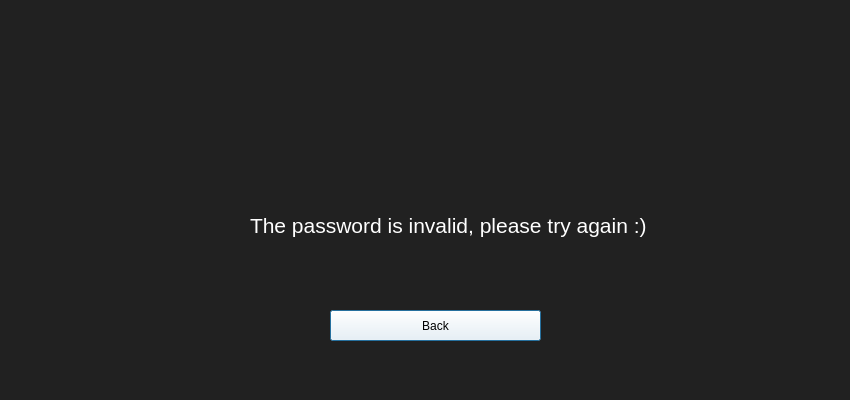
<?xml version="1.0" encoding="UTF-8"?>
<ui version="4.0">
 <class>Dialog</class>
 <widget class="QDialog" name="Dialog">
  <property name="geometry">
   <rect>
    <x>0</x>
    <y>0</y>
    <width>850</width>
    <height>400</height>
   </rect>
  </property>
  <property name="palette">
   <palette>
    <active>
     <colorrole role="Button">
      <brush brushstyle="SolidPattern">
       <color alpha="255">
        <red>33</red>
        <green>33</green>
        <blue>33</blue>
       </color>
      </brush>
     </colorrole>
     <colorrole role="Text">
      <brush brushstyle="SolidPattern">
       <color alpha="255">
        <red>255</red>
        <green>255</green>
        <blue>255</blue>
       </color>
      </brush>
     </colorrole>
     <colorrole role="Base">
      <brush brushstyle="SolidPattern">
       <color alpha="255">
        <red>33</red>
        <green>33</green>
        <blue>33</blue>
       </color>
      </brush>
     </colorrole>
     <colorrole role="Window">
      <brush brushstyle="SolidPattern">
       <color alpha="255">
        <red>33</red>
        <green>33</green>
        <blue>33</blue>
       </color>
      </brush>
     </colorrole>
    </active>
    <inactive>
     <colorrole role="Button">
      <brush brushstyle="SolidPattern">
       <color alpha="255">
        <red>33</red>
        <green>33</green>
        <blue>33</blue>
       </color>
      </brush>
     </colorrole>
     <colorrole role="Text">
      <brush brushstyle="SolidPattern">
       <color alpha="255">
        <red>255</red>
        <green>255</green>
        <blue>255</blue>
       </color>
      </brush>
     </colorrole>
     <colorrole role="Base">
      <brush brushstyle="SolidPattern">
       <color alpha="255">
        <red>33</red>
        <green>33</green>
        <blue>33</blue>
       </color>
      </brush>
     </colorrole>
     <colorrole role="Window">
      <brush brushstyle="SolidPattern">
       <color alpha="255">
        <red>33</red>
        <green>33</green>
        <blue>33</blue>
       </color>
      </brush>
     </colorrole>
    </inactive>
    <disabled>
     <colorrole role="Button">
      <brush brushstyle="SolidPattern">
       <color alpha="255">
        <red>33</red>
        <green>33</green>
        <blue>33</blue>
       </color>
      </brush>
     </colorrole>
     <colorrole role="Text">
      <brush brushstyle="SolidPattern">
       <color alpha="255">
        <red>120</red>
        <green>120</green>
        <blue>120</blue>
       </color>
      </brush>
     </colorrole>
     <colorrole role="Base">
      <brush brushstyle="SolidPattern">
       <color alpha="255">
        <red>33</red>
        <green>33</green>
        <blue>33</blue>
       </color>
      </brush>
     </colorrole>
     <colorrole role="Window">
      <brush brushstyle="SolidPattern">
       <color alpha="255">
        <red>33</red>
        <green>33</green>
        <blue>33</blue>
       </color>
      </brush>
     </colorrole>
    </disabled>
   </palette>
  </property>
  <property name="windowTitle">
   <string>Dialog</string>
  </property>
  <property name="styleSheet">
   <string notr="true">background-color: rgb(33, 33, 33)</string>
  </property>
  <widget class="QPushButton" name="backButton">
   <property name="geometry">
    <rect>
     <x>330</x>
     <y>310</y>
     <width>211</width>
     <height>31</height>
    </rect>
   </property>
   <property name="styleSheet">
    <string notr="true">background-color:rgb(255, 255, 255);
font: 14pt &quot;MS Shell Dlg 2&quot;</string>
   </property>
   <property name="text">
    <string>Back</string>
   </property>
  </widget>
  <widget class="QLabel" name="errorMessage">
   <property name="geometry">
    <rect>
     <x>250</x>
     <y>160</y>
     <width>421</width>
     <height>131</height>
    </rect>
   </property>
   <property name="palette">
    <palette>
     <active>
      <colorrole role="WindowText">
       <brush brushstyle="SolidPattern">
        <color alpha="255">
         <red>255</red>
         <green>255</green>
         <blue>255</blue>
        </color>
       </brush>
      </colorrole>
      <colorrole role="Button">
       <brush brushstyle="SolidPattern">
        <color alpha="255">
         <red>33</red>
         <green>33</green>
         <blue>33</blue>
        </color>
       </brush>
      </colorrole>
      <colorrole role="Text">
       <brush brushstyle="SolidPattern">
        <color alpha="255">
         <red>255</red>
         <green>255</green>
         <blue>255</blue>
        </color>
       </brush>
      </colorrole>
      <colorrole role="ButtonText">
       <brush brushstyle="SolidPattern">
        <color alpha="255">
         <red>255</red>
         <green>255</green>
         <blue>255</blue>
        </color>
       </brush>
      </colorrole>
      <colorrole role="Base">
       <brush brushstyle="SolidPattern">
        <color alpha="255">
         <red>33</red>
         <green>33</green>
         <blue>33</blue>
        </color>
       </brush>
      </colorrole>
      <colorrole role="Window">
       <brush brushstyle="SolidPattern">
        <color alpha="255">
         <red>33</red>
         <green>33</green>
         <blue>33</blue>
        </color>
       </brush>
      </colorrole>
     </active>
     <inactive>
      <colorrole role="WindowText">
       <brush brushstyle="SolidPattern">
        <color alpha="255">
         <red>255</red>
         <green>255</green>
         <blue>255</blue>
        </color>
       </brush>
      </colorrole>
      <colorrole role="Button">
       <brush brushstyle="SolidPattern">
        <color alpha="255">
         <red>33</red>
         <green>33</green>
         <blue>33</blue>
        </color>
       </brush>
      </colorrole>
      <colorrole role="Text">
       <brush brushstyle="SolidPattern">
        <color alpha="255">
         <red>255</red>
         <green>255</green>
         <blue>255</blue>
        </color>
       </brush>
      </colorrole>
      <colorrole role="ButtonText">
       <brush brushstyle="SolidPattern">
        <color alpha="255">
         <red>255</red>
         <green>255</green>
         <blue>255</blue>
        </color>
       </brush>
      </colorrole>
      <colorrole role="Base">
       <brush brushstyle="SolidPattern">
        <color alpha="255">
         <red>33</red>
         <green>33</green>
         <blue>33</blue>
        </color>
       </brush>
      </colorrole>
      <colorrole role="Window">
       <brush brushstyle="SolidPattern">
        <color alpha="255">
         <red>33</red>
         <green>33</green>
         <blue>33</blue>
        </color>
       </brush>
      </colorrole>
     </inactive>
     <disabled>
      <colorrole role="WindowText">
       <brush brushstyle="SolidPattern">
        <color alpha="255">
         <red>255</red>
         <green>255</green>
         <blue>255</blue>
        </color>
       </brush>
      </colorrole>
      <colorrole role="Button">
       <brush brushstyle="SolidPattern">
        <color alpha="255">
         <red>33</red>
         <green>33</green>
         <blue>33</blue>
        </color>
       </brush>
      </colorrole>
      <colorrole role="Text">
       <brush brushstyle="SolidPattern">
        <color alpha="255">
         <red>255</red>
         <green>255</green>
         <blue>255</blue>
        </color>
       </brush>
      </colorrole>
      <colorrole role="ButtonText">
       <brush brushstyle="SolidPattern">
        <color alpha="255">
         <red>255</red>
         <green>255</green>
         <blue>255</blue>
        </color>
       </brush>
      </colorrole>
      <colorrole role="Base">
       <brush brushstyle="SolidPattern">
        <color alpha="255">
         <red>33</red>
         <green>33</green>
         <blue>33</blue>
        </color>
       </brush>
      </colorrole>
      <colorrole role="Window">
       <brush brushstyle="SolidPattern">
        <color alpha="255">
         <red>33</red>
         <green>33</green>
         <blue>33</blue>
        </color>
       </brush>
      </colorrole>
     </disabled>
    </palette>
   </property>
   <property name="font">
    <font>
     <pointsize>16</pointsize>
    </font>
   </property>
   <property name="styleSheet">
    <string notr="true">font: 16pt &quot;MS Shell Dlg 2&quot;; color:rgb(255, 255, 255)</string>
   </property>
   <property name="text">
    <string>The password is invalid, please try again :)</string>
   </property>
  </widget>
 </widget>
 <resources/>
 <connections/>
</ui>
